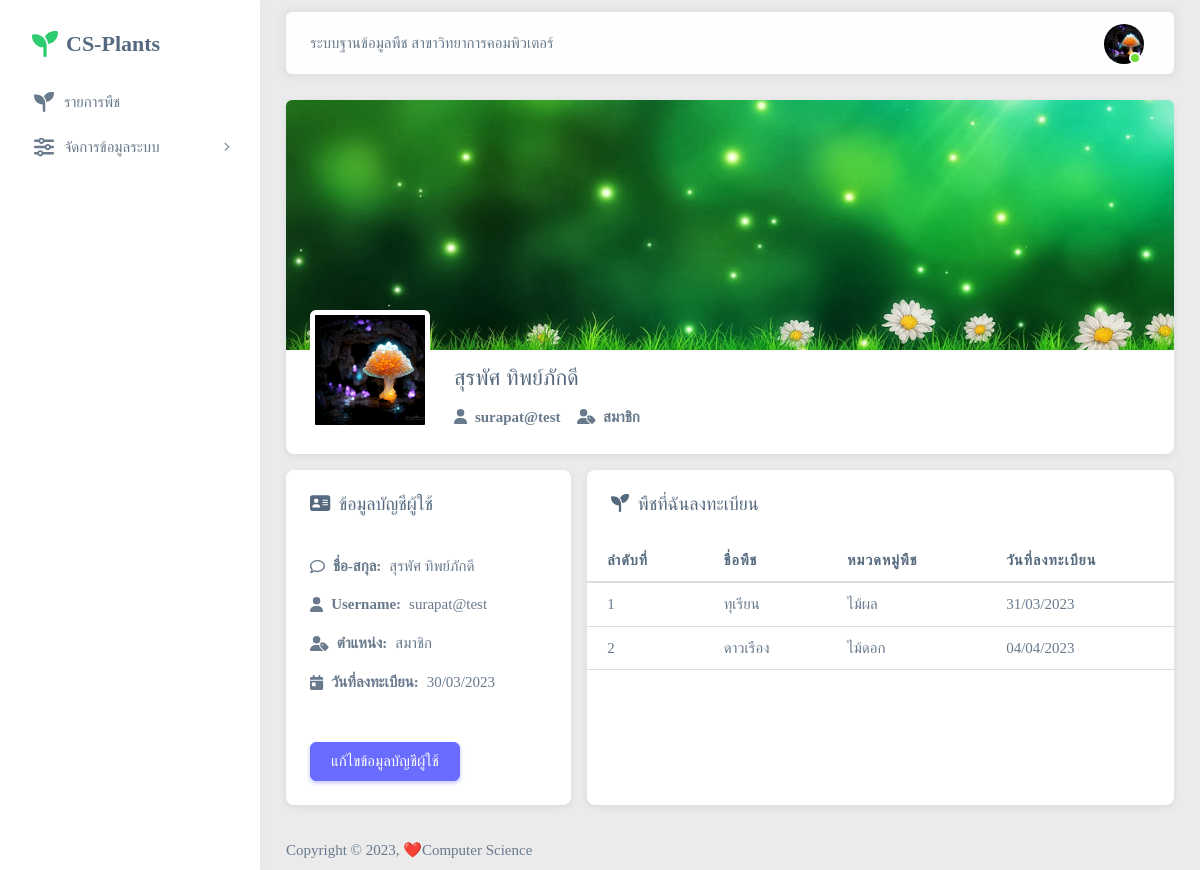
Screenshot of /App/system-member/profile.php (signed in) with the database file from the repository.
### tables this page shows
CREATE TABLE `users` (
  `userID` varchar(30) NOT NULL COMMENT 'รหัสผู้ใช้',
  `userFname` varchar(50) NOT NULL COMMENT 'ชื่อ',
  `userLname` varchar(50) NOT NULL COMMENT 'สกุล',
  `userProfile` varchar(100) NOT NULL DEFAULT 'default-avatar.png' COMMENT 'รูปโปรไฟล์',
  `username` varchar(50) NOT NULL COMMENT 'Username',
  `password` varchar(100) NOT NULL COMMENT 'รหัสผ่าน',
  `userLevel` enum('สมาชิก') NOT NULL DEFAULT 'สมาชิก' COMMENT 'ระดับผู้ใช้',
  `userRegist` date NOT NULL COMMENT 'วันที่ลงทะเบียน'
);

CREATE TABLE `plants` (
  `plantID` varchar(30) NOT NULL COMMENT 'รหัสพืช',
  `userID` varchar(30) DEFAULT NULL COMMENT 'รหัสผู้ใช้',
  `plantName` varchar(100) NOT NULL COMMENT 'ชื่อพืช',
  `cateID` varchar(30) DEFAULT NULL COMMENT 'รหัสหมวดหมู่',
  `plantDescription` text NOT NULL COMMENT 'รายละเอียดพืช',
  `plantRegist` date NOT NULL COMMENT 'วันที่ลงทะเบียน'
);

CREATE TABLE `categories` (
  `cateID` varchar(30) NOT NULL COMMENT 'รหัสหมวดหมู่',
  `cateName` varchar(50) NOT NULL COMMENT 'ชื่อหมวดหมู่'
);

### App/include/scripts/member-header.php (called while the page is built, shortened)
<?php
    $userID = $_SESSION['CSP-session-userID'] ?? null;
	require_once("../data/database.php");
    $sql = "SELECT userID, userFname, userLname, userProfile, username, userLevel, userRegist
            FROM users
            WHERE userID = ?;";
    $stmt = $database->prepare($sql);
    $stmt->bind_param('s', $userID);
    $stmt->execute();
    $result = $stmt-> get_result();
    $user = (object) $result->fetch_assoc();
?>

### App/system-member/profile.php (the view, shortened to what this page needs)
<?php
    require_once('../include/scripts/member-header.php');
?>
<!DOCTYPE html>
<html lang="en" class="light-style layout-menu-fixed">
    <head>
        <link rel="stylesheet" href="../assets/font/Kanit.css"/>
        <link rel="stylesheet" href="../assets/css/template.css"/>
        <link rel="stylesheet" href="../assets/vendor/perfect-scrollbar/perfect-scrollbar.css"/>
        <link rel="stylesheet" href="../assets/vendor/boxicons/boxicons.css"/>
        <link rel="stylesheet" href="../assets/css/custom-style.css"/>
    </head>
    <body class="body-light">
        <div class="layout-wrapper layout-content-navbar">
            <div class="layout-container">
                <?php require_once("../include/components/sidebar-member.php");?>
                <div class="layout-page">
                    <?php require_once("../include/components/navbar-account.php");?>
                    <div class="content-wrapper">
                        <div class="container-fluid flex-grow-1 container-p-y">
                            <div class="row">
                                <div class="col-12">
                                    <div class="card mb-3">
                                        <div class="user-profile-header-banner">
                                            <img src="../assets/img/element/profile-banner.png" alt="Banner image" class="rounded-top">
                                        </div>
                                        <div class="user-profile-header d-flex flex-column flex-sm-row text-sm-start text-center mb-4">
                                            <div class="flex-shrink-0 mt-n2 mx-sm-0 mx-auto">
                                                <img src="../assets/img/avatars/<?php echo $user->userProfile; ?>" alt="user image" class="d-block h-auto ms-0 ms-sm-4 rounded user-profile-img">
                                            </div>
                                            <div class="flex-grow-1 mt-3 mt-sm-5">
                                                <div class="d-flex align-items-md-end align-items-sm-start align-items-center justify-content-md-between justify-content-start mx-4 flex-md-row flex-column gap-4">
                                                    <div class="user-profile-info">
                                                        <h4><?php echo "$user->userFname $user->userLname"; ?></h4>
                                                        <ul class="list-inline mb-0 d-flex align-items-center flex-wrap justify-content-sm-start justify-content-center gap-2">
                                                            <li class="list-inline-item fw-semibold">
                                                                <i class="fa-solid fa-user me-1"></i>
                                                                <?php echo $user->username; ?>
                                                            </li>
                                                            <li class="list-inline-item fw-semibold">
                                                                <i class="fa-solid fa-user-tag me-1"></i>
                                                                <?php echo $user->userLevel; ?>
                                                            </li>
                                                        </ul>
                                                    </div>
                                                </div>
                                            </div>
                                        </div>
                                    </div>
                                </div>
                            </div>
                            <div class="row g-3">
                                <div class="col-xl-4 col-lg-5 col-md-5">
                                    <div class="card h-100">
                                        <h5 class="card-header mb-0">
                                            <i class="fa-solid fa-address-card me-1"></i>
                                            ข้อมูลบัญชีผู้ใช้
                                        </h5>
                                        <div class="card-body">
                                            <ul class="list-unstyled mb-2 mt-3">
                                                <li class="d-flex align-items-center mb-3">
                                                    <i class="fa-regular fa-comment"></i>
                                                    <span class="fw-semibold mx-2">ชื่อ-สกุล:</span>
                                                    <span><?php echo "$user->userFname $user->userLname";?></span>
                                                </li>
                                                <li class="d-flex align-items-center mb-3">
                                                    <i class="fa-solid fa-user"></i>
                                                    <span class="fw-semibold mx-2">Username:</span>
                                                    <span><?php echo $user->username;?></span>
                                                </li>
                                                <li class="d-flex align-items-center mb-3">
                                                    <i class="fa-solid fa-user-tag"></i>
                                                    <span class="fw-semibold mx-2">ตำแหน่ง:</span>
                                                    <span><?php echo $user->userLevel;?></span>
                                                </li>
                                                <li class="d-flex align-items-center mb-3">
                                                    <i class="fa-solid fa-calendar-day"></i>
                                                    <span class="fw-semibold mx-2">วันที่ลงทะเบียน:</span>
                                                    <span><?php echo date("d/m/Y", strtotime($user->userRegist));?></span>
                                                </li>
                                            </ul>
                                            <div class="mt-5">
                                                <a href="profile-edit" class="btn btn-primary me-2">แก้ไขข้อมูลบัญชีผู้ใช้</a>
                                            </div>
                                        </div>
                                    </div>
                                </div>
                                <?php
                                    $sql = "SELECT P.plantID, P.plantName, P.plantRegist, C.cateName
                                    FROM plants P LEFT JOIN categories C ON P.cateID = C.cateID
                                    WHERE P.userID = ?;";
                                    $stmt = $database->prepare($sql);
                                    $stmt->bind_param('s', $_SESSION['CSP-session-userID']);
                                    $stmt->execute();
                                    $plantResult = $stmt-> get_result();
                                    $resultCount = $plantResult->num_rows;
                                ?>
                                <div class="col">
                                    <div class="card h-100">
                                        <h5 class="card-header">
                                            <i class="fa-solid fa-seedling me-1"></i>
                                            พืชที่ฉันลงทะเบียน
                                        </h5>
                                        <div class="table-responsive scroll-y maxh-200">
                                            <table class="table table-hover card-table table-nowrap">
                                                <thead>
                                                    <tr>
                                                        <th>ลำดับที่</th>
                                                        <th>ชื่อพืช</th>
                                                        <th>หมวดหมู่พืช</th>
                                                        <th>วันที่ลงทะเบียน</th>
                                                    </tr>
                                                </thead>
                                                <tbody>
                                                <?php
                                                    if($resultCount > 0){ $plantIndex = 1; while($plant = $plantResult->fetch_assoc()){
                                                ?>
                                                    <tr>
                                                        <td><?php echo $plantIndex; ?></td>
                                                        <td><?php echo $plant["plantName"]; ?></td>
                                                        <td><?php echo $plant["cateName"]; ?></td>
                                                        <td><?php echo date("d/m/Y", strtotime($plant["plantRegist"])); ?></td>
                                                    </tr>
                                                    <?php $plantIndex++;} } ?>
                                                </tbody>
                                            </table>
                                        </div>
                                    </div>
                                </div>
                            </div>
                        </div>
                        <?php require_once("../include/components/footer.php");?>
                    </div>
                </div>
            </div>
        </div>
    </body>
</html>

### App/include/components/navbar-account.php (shortened to what this page needs)
<nav class="layout-navbar container-fluid navbar navbar-expand-xl navbar-detached align-items-center bg-navbar-theme" id="layout-navbar">
    <div class="navbar-nav-right d-flex align-items-center" id="navbar-collapse">
        <ul class="navbar-nav d-none d-md-block">
            ระบบฐานข้อมูลพืช สาขาวิทยาการคอมพิวเตอร์
        </ul>
        <ul class="navbar-nav flex-row align-items-center ms-auto">
            <li class="nav-item navbar-dropdown dropdown-user dropdown">
                <a class="nav-link dropdown-toggle hide-arrow" href="javascript:void(0);" data-bs-toggle="dropdown">
                    <div class="avatar avatar-online">
                        <img src="../assets/img/avatars/<?php echo $user->userProfile;?>" alt class="w-px-40 h-auto rounded-circle" />
                    </div>
                </a>
            </li>
        </ul>
    </div>
</nav>

### App/assets/css/custom-style.css (style rules this page uses)
body { font-family: 'Kanit'; }
.body-light { background-color: #EBEBEB; }
.maxh-200 { max-height: 200px; }
.scroll-y { overflow-y: auto; -webkit-overflow-scrolling: touch; }
.table-nowrap th, .table-nowrap td { white-space: nowrap; }
.user-profile-header-banner img { width: 100%; -o-object-fit: cover; object-fit: cover; height: 250px }
.user-profile-header { margin-top: -2rem }
.user-profile-header .user-profile-img { border: 5px solid; width: 120px; border-color: #fff }

### rows the page displays
users: userProfile (picture), userFname "สุรพัศ", userLname "ทิพย์ภักดี", username "surapat@test", userLevel "สมาชิก", userRegist "30/03/2023"
plants: plantName "ทุเรียน", cateID.cateName "ไม้ผล", plantRegist "31/03/2023"
plants: plantName "ดาวเรือง", cateID.cateName "ไม้ดอก", plantRegist "04/04/2023"
